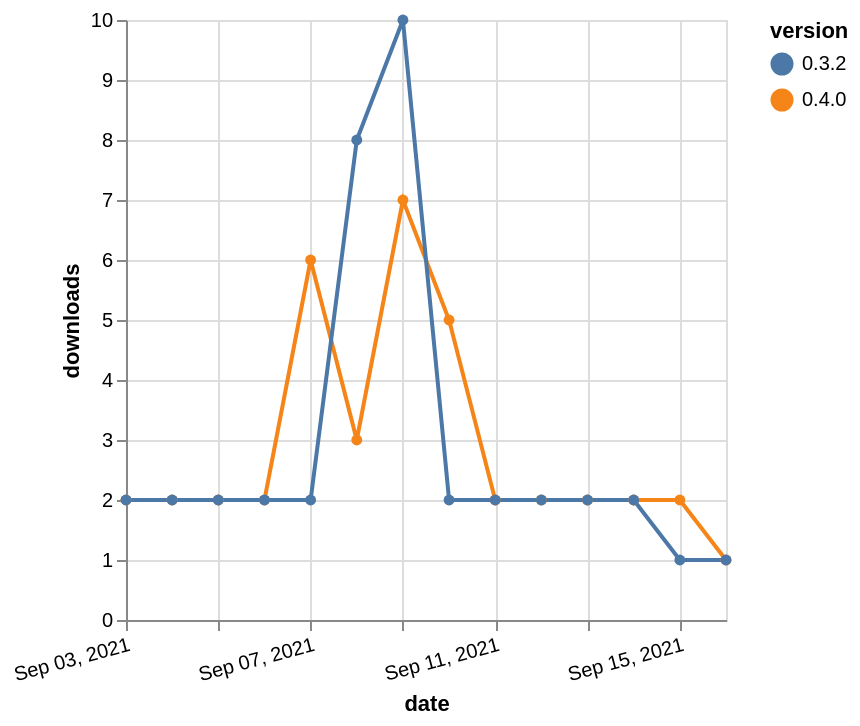

Vega-Lite specification stored for this chart:
### Vega-Lite specification from a JSON file in a GitHub repository (floating-point values rounded to 4 significant figures)
{"$schema": "https://vega.github.io/schema/vega-lite/v5.json", "description": "A simple bar chart with embedded data.", "data": {"values": [{"date": "2021-09-03", "total": 468, "delta": 2, "version": "0.4.0"}, {"date": "2021-09-04", "total": 470, "delta": 2, "version": "0.4.0"}, {"date": "2021-09-05", "total": 472, "delta": 2, "version": "0.4.0"}, {"date": "2021-09-06", "total": 474, "delta": 2, "version": "0.4.0"}, {"date": "2021-09-07", "total": 480, "delta": 6, "version": "0.4.0"}, {"date": "2021-09-08", "total": 483, "delta": 3, "version": "0.4.0"}, {"date": "2021-09-09", "total": 490, "delta": 7, "version": "0.4.0"}, {"date": "2021-09-10", "total": 495, "delta": 5, "version": "0.4.0"}, {"date": "2021-09-11", "total": 497, "delta": 2, "version": "0.4.0"}, {"date": "2021-09-12", "total": 499, "delta": 2, "version": "0.4.0"}, {"date": "2021-09-13", "total": 501, "delta": 2, "version": "0.4.0"}, {"date": "2021-09-14", "total": 503, "delta": 2, "version": "0.4.0"}, {"date": "2021-09-15", "total": 505, "delta": 2, "version": "0.4.0"}, {"date": "2021-09-16", "total": 506, "delta": 1, "version": "0.4.0"}, {"date": "2021-09-03", "total": 879, "delta": 2, "version": "0.3.2"}, {"date": "2021-09-04", "total": 881, "delta": 2, "version": "0.3.2"}, {"date": "2021-09-05", "total": 883, "delta": 2, "version": "0.3.2"}, {"date": "2021-09-06", "total": 885, "delta": 2, "version": "0.3.2"}, {"date": "2021-09-07", "total": 887, "delta": 2, "version": "0.3.2"}, {"date": "2021-09-08", "total": 895, "delta": 8, "version": "0.3.2"}, {"date": "2021-09-09", "total": 905, "delta": 10, "version": "0.3.2"}, {"date": "2021-09-10", "total": 907, "delta": 2, "version": "0.3.2"}, {"date": "2021-09-11", "total": 909, "delta": 2, "version": "0.3.2"}, {"date": "2021-09-12", "total": 911, "delta": 2, "version": "0.3.2"}, {"date": "2021-09-13", "total": 913, "delta": 2, "version": "0.3.2"}, {"date": "2021-09-14", "total": 915, "delta": 2, "version": "0.3.2"}, {"date": "2021-09-15", "total": 916, "delta": 1, "version": "0.3.2"}, {"date": "2021-09-16", "total": 917, "delta": 1, "version": "0.3.2"}]}, "width": "container", "mark": {"type": "line", "point": {"filled": true}}, "encoding": {"x": {"field": "date", "type": "temporal", "timeUnit": "yearmonthdate", "title": "date", "axis": {"labelAngle": -15}}, "y": {"field": "delta", "type": "quantitative", "title": "downloads"}, "color": {"field": "version", "type": "nominal"}, "tooltip": {"field": "delta"}}}
